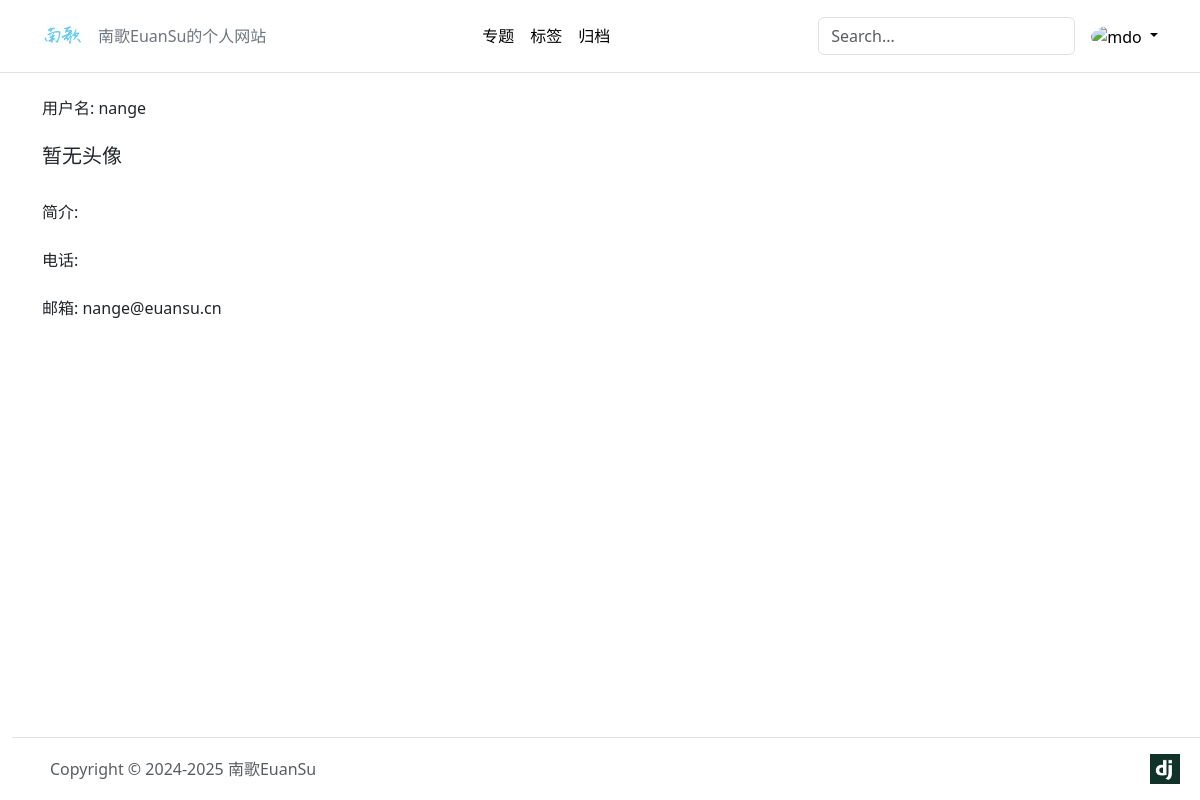
The page /userprofile/detail/1/ (signed in) on the database as committed earlier.
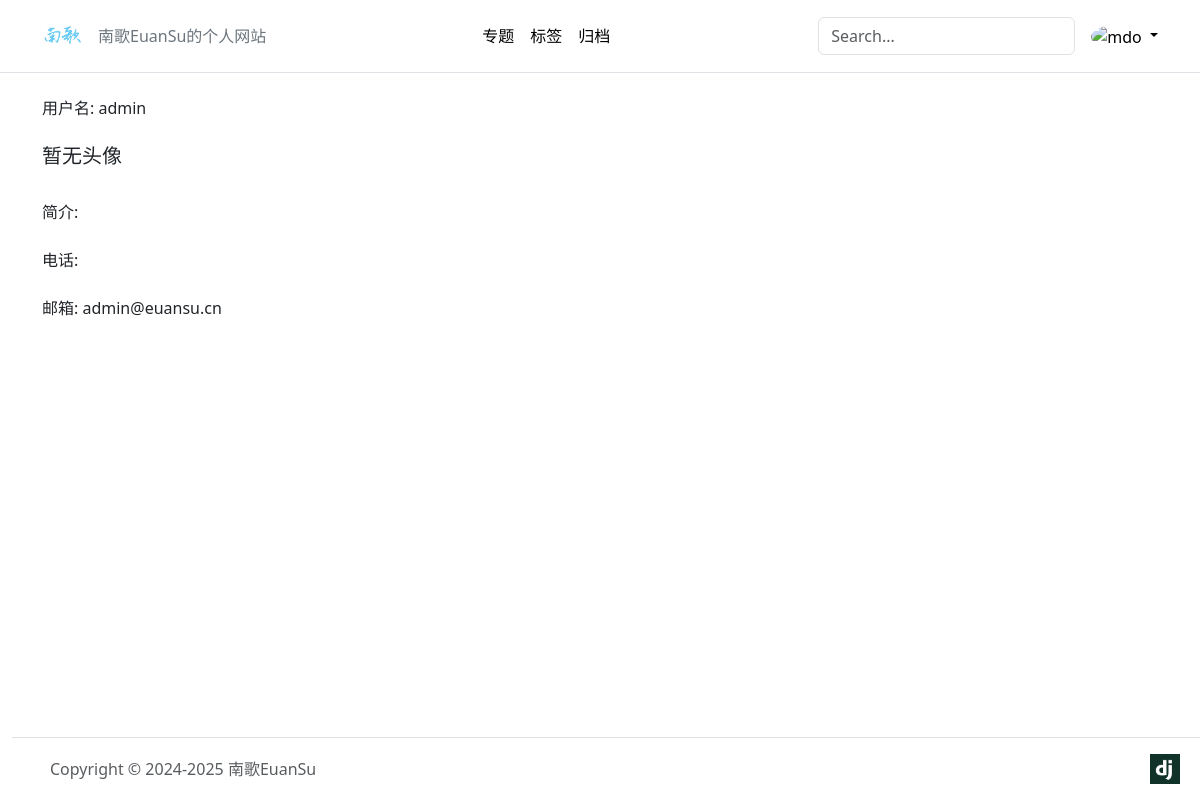
The same page on the database as committed later.
### apps/userprofile/models.py (models this page shows)
class UserInfo(AbstractUser):
    phone = models.CharField(max_length=20, blank=True)
    avatar = models.ImageField(upload_to='avatar/', blank=True)
    bio = models.TextField(max_length=500, blank=True)

### apps/userprofile/views.py (the view)
# urls.py: path('detail/<int:id>/', views.user_detail, name='detail'),
@login_required(login_url='/userprofile/login/')
def user_detail(request, id):
    if request.method == 'GET':
        user = UserInfo.objects.get(id=id)
        context = {"user":user}
        return render(request, 'userprofile/detail.html', context)
    else:
        return HttpResponse("请使用GET请求数据")

### DjangoBlog/context_processors.py (called while the page is built)
def site_settings(request):
    return {
        'SITE_NAME': settings.SITE_NAME,
    }

### templates/userprofile/detail.html (shortened to what this page needs)
{% extends "base.html" %} {% load static %}
{% block content %}
<div class="container">
    <div class="row">
        <div class="col-4">
            <br>
            <div class="col-12">用户名: {{ user.username }}</div>
            <br>
            {% if user.avatar %}
            <img src="{{ user.avatar.url }}" style="max-width: 20%; border-radius: 15%;" class="col-md-4">
            <br>
            {% else %}
            <h5 class="col-6">暂无头像</h5>
            {% endif %}
            <br>
            <div class="col-12">简介: {{ user.bio }}</div>
            <br>
            <div class="col-12">电话: {{ user.phone }}</div>
            <br>
            <div class="col-12">邮箱: {{ user.email }}</div>
            <br>
        </div>
    </div>
</div>
{% endblock content %}

Rows that differ between the two databases and show on the page:
changed UserInfo: username "nange" → "admin"; email "nange@euansu.cn" → "admin@euansu.cn"
